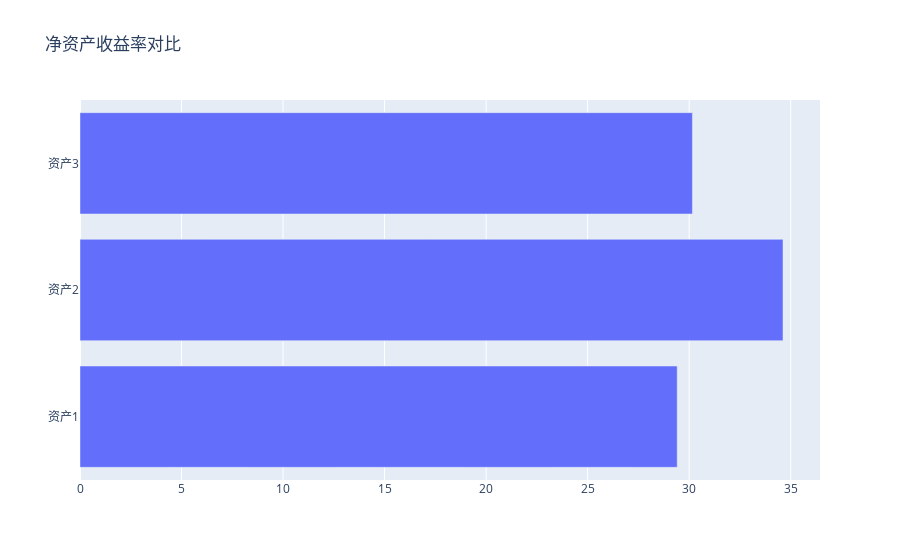

The notebook cell this image was saved under:
### Code cell
import plotly.offline as py
from plotly.graph_objs import Scatter, Layout
import plotly.graph_objs as go
py.init_notebook_mode(connected=True)


data = [go.Bar(
            x=[29.41, 34.62, 30.16],
            y=['资产1', '资产2', '资产3'],
            orientation = 'h'
)]
layout = go.Layout(
            title = '净资产收益率对比'
    )
figure = go.Figure(data = data, layout = layout)
py.iplot(figure)

### Figure 1 — Plotly figure (JSON) as saved in the notebook; plotly's stock layout.template omitted (floating-point values rounded to 4 significant figures)
{"data": [{"orientation": "h", "type": "bar", "x": [29.41, 34.62, 30.16], "y": ["资产1", "资产2", "资产3"]}], "layout": {"title": {"text": "净资产收益率对比"}}}
